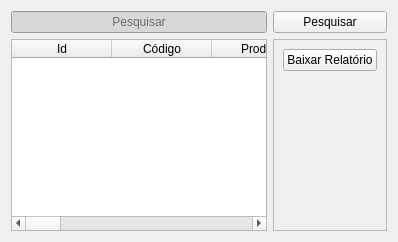
               <widget class="QWidget" name="tab_11">
                <attribute name="title">
                 <string>Relatório de Estoque</string>
                </attribute>
                <layout class="QGridLayout" name="gridLayout_15">
                 <item row="0" column="0">
                  <widget class="QLineEdit" name="lineEdit_15">
                   <property name="styleSheet">
                    <string notr="true">background-color: rgb(216, 216, 216);</string>
                   </property>
                   <property name="inputMask">
                    <string/>
                   </property>
                   <property name="text">
                    <string/>
                   </property>
                   <property name="alignment">
                    <set>Qt::AlignCenter</set>
                   </property>
                   <property name="placeholderText">
                    <string>Pesquisar</string>
                   </property>
                  </widget>
                 </item>
                 <item row="2" column="2">
                  <widget class="QFrame" name="frame_32">
                   <property name="frameShape">
                    <enum>QFrame::StyledPanel</enum>
                   </property>
                   <property name="frameShadow">
                    <enum>QFrame::Raised</enum>
                   </property>
                   <layout class="QGridLayout" name="gridLayout_14">
                    <item row="0" column="0">
                     <widget class="QPushButton" name="pushButton_18">
                      <property name="text">
                       <string>Baixar Relatório</string>
                      </property>
                     </widget>
                    </item>
                    <item row="1" column="0">
                     <spacer name="verticalSpacer_12">
                      <property name="orientation">
                       <enum>Qt::Vertical</enum>
                      </property>
                      <property name="sizeHint" stdset="0">
                       <size>
                        <width>20</width>
                        <height>40</height>
                       </size>
                      </property>
                     </spacer>
                    </item>
                   </layout>
                  </widget>
                 </item>
                 <item row="0" column="2">
                  <widget class="QPushButton" name="pushButton_24">
                   <property name="text">
                    <string>Pesquisar</string>
                   </property>
                  </widget>
                 </item>
                 <item row="2" column="0">
                  <widget class="QTableWidget" name="tableWidget_3">
                   <property name="styleSheet">
                    <string notr="true"/>
                   </property>
                   <property name="editTriggers">
                    <set>QAbstractItemView::NoEditTriggers</set>
                   </property>
                   <column>
                    <property name="text">
                     <string>Id</string>
                    </property>
                   </column>
                   <column>
                    <property name="text">
                     <string>Código</string>
                    </property>
                   </column>
                   <column>
                    <property name="text">
                     <string>Produto</string>
                    </property>
                   </column>
                   <column>
                    <property name="text">
                     <string>Marca</string>
                    </property>
                   </column>
                   <column>
                    <property name="text">
                     <string>Data de Entrada</string>
                    </property>
                   </column>
                   <column>
                    <property name="text">
                     <string>Grupo</string>
                    </property>
                   </column>
                   <column>
                    <property name="text">
                     <string>Peso</string>
                    </property>
                   </column>
                   <column>
                    <property name="text">
                     <string>Medida</string>
                    </property>
                   </column>
                   <column>
                    <property name="text">
                     <string>Fornecedor</string>
                    </property>
                   </column>
                   <column>
                    <property name="text">
                     <string>Lote</string>
                    </property>
                   </column>
                   <column>
                    <property name="text">
                     <string>Estoque</string>
                    </property>
                   </column>
                   <column>
                    <property name="text">
                     <string>Estoque_Mínimo </string>
                    </property>
                   </column>
                   <column>
                    <property name="text">
                     <string>Descrição</string>
                    </property>
                   </column>
                  </widget>
                 </item>
                </layout>
               </widget>
